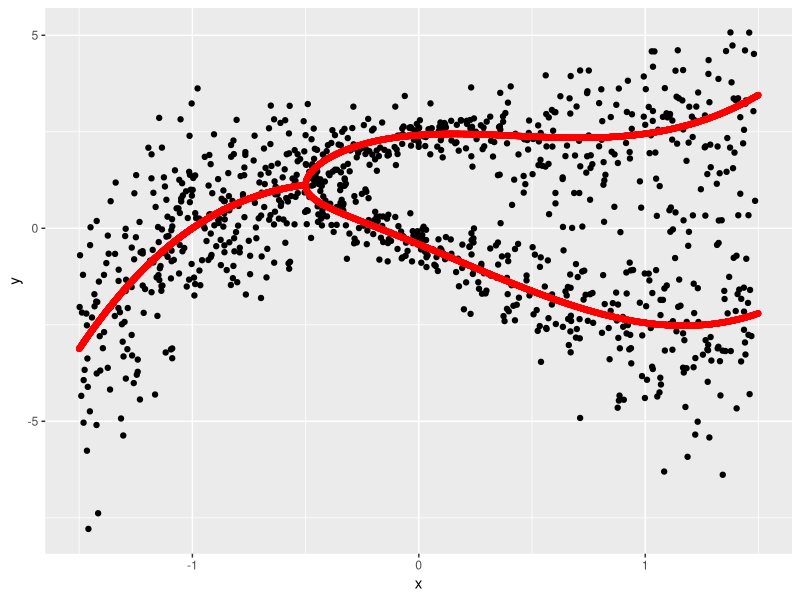
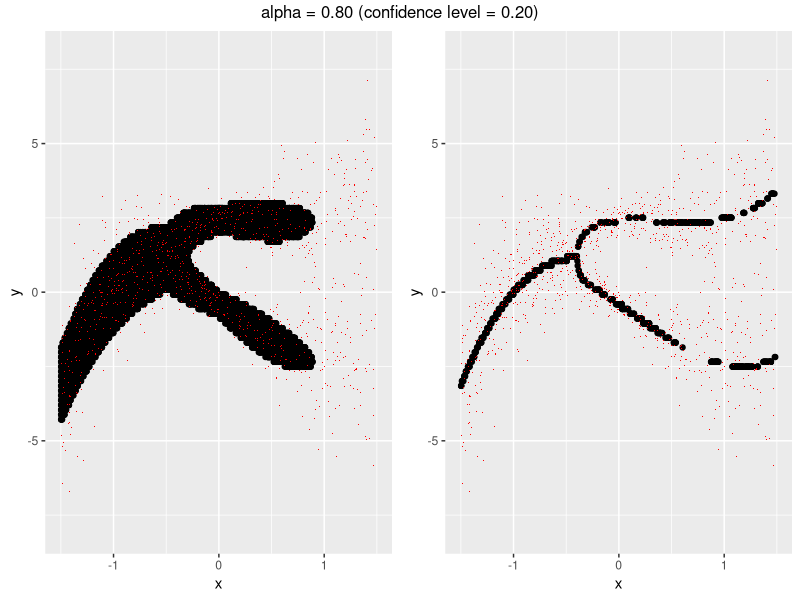
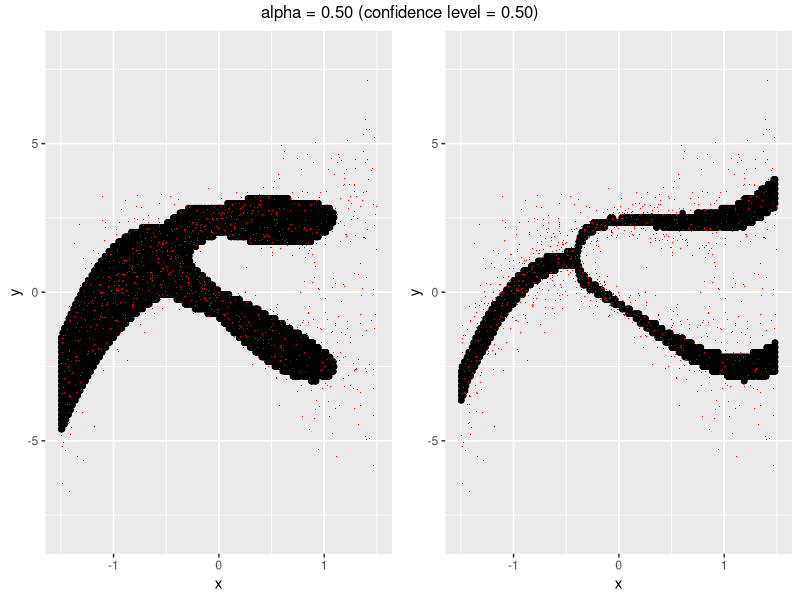
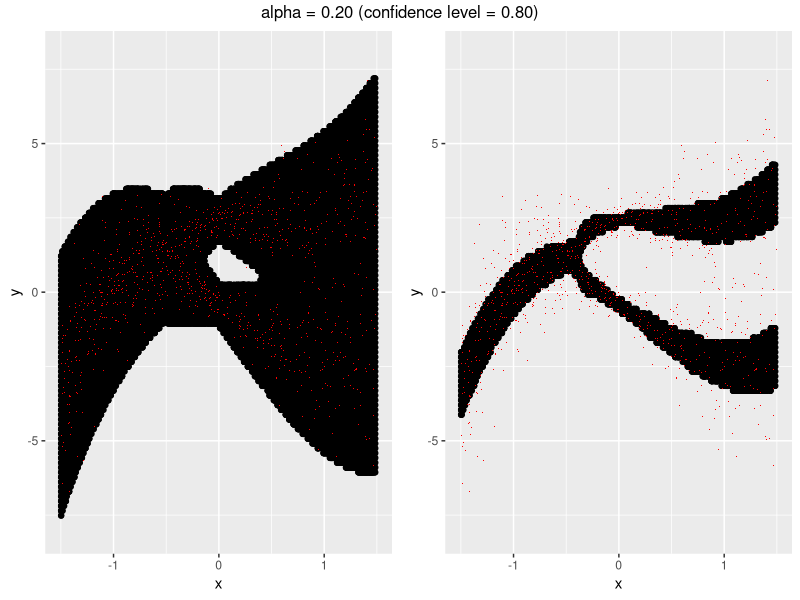
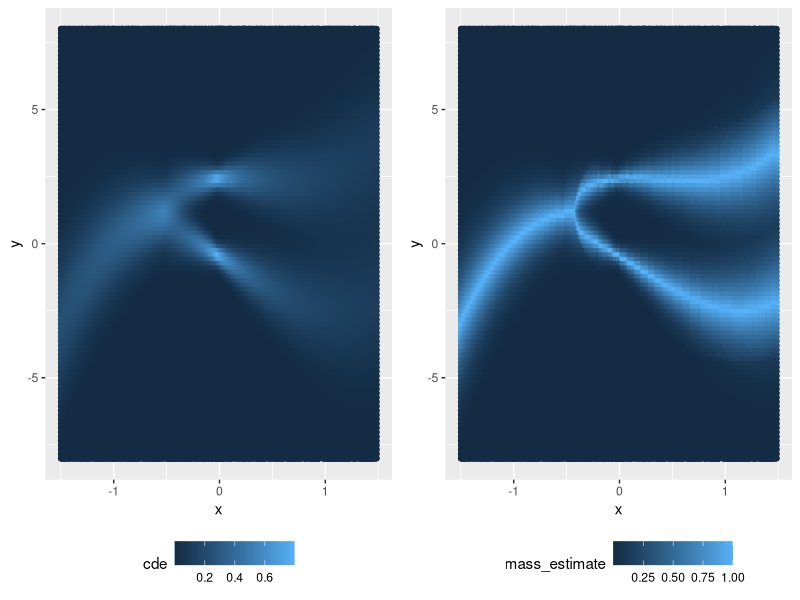

Reproduce these figures in R, in order.
## ---- chunk 1
knitr::opts_chunk$set(fig.heigh = 7, fig.width = 7)
## ---- chunk 2
library(tidyverse)
library(gridExtra)

## ---- chunk 3

inner_f <- function(x){
  return((x-1)^2*(x+1))
}

inner_g <- function(x){
  value <- 2*sqrt(ifelse(x >= -.5, 
                  x+.5, 0))
  return(value)
}
inner_mixture <- function(x, group){
  value <- ifelse(group == 1,
                  inner_f(x) - inner_g(x),
                  inner_f(x) + inner_g(x))
}
inner_sigma <- function(x){
  return(1/4 + abs(x))
}
lei_wasserman_data <- function(n = 1000, sigma_function = inner_sigma){
  x <- runif(n = n, min = -1.5, 1.5)
  group_id <- sample(c(1,2), replace = T, size = n)
  
  mu <- inner_mixture(x, group_id)
  sigma <- sigma_function(x)
  y <- rnorm(n = n,
             mean = mu, sd = sigma )
  
  return(data.frame(x = x, 
                    y = y))
  
}

inner_sigma_zero <- function(x){
  return(0.0001)
}


## ---- chunk 4
data <- lei_wasserman_data()
data_test <- lei_wasserman_data()


mean_lines <- lei_wasserman_data(10000, sigma_function = inner_sigma_zero)
## ---- chunk 5
data %>% 
  ggplot() +
  geom_point(aes(x = x , y = y)) +
  geom_point(data = mean_lines,
             aes(x =x , y =y), color = "red")
## ---- chunk 6

cde_lei_wassserman_funct <- function(x) {
  mu <- inner_mixture(rep(x,2), c(1,2))
  sigma <- inner_sigma(x)
  
  marginal_cde <- function(y) {
    1/2 * dnorm(y, mean = mu[1], sd = sigma) +
      1/2 * dnorm(y, mean = mu[2], sd = sigma)
  } 
  return(marginal_cde)
}


cde_on_grid <- function(x, range = c(-8,8), n = 100){
  y_range <- seq(range[1], range[2], 
                 length.out = n)
    
  df_out <- data.frame()
  for (idx in 1:length(x)) {
    inner_cde_values <- cde_lei_wassserman_funct(x[idx])(y_range)
    df_out <- rbind(df_out,
                    data.frame(x = x[idx],
                               y = y_range,
                               cde = inner_cde_values))
  }
  return(df_out)
}

discrete_cde_df <- cde_on_grid(sort(data$x))
#discrete_cde_df %>% head

## ---- chunk 7
#cde_vec <- discrete_cde_df %>% filter(x == discrete_cde_df$x[1]) %>% pull(cde)

inner_discrete_mass_cde <- function(cde_vec, delta_y = 16/99){
  ordering <- order(cde_vec,decreasing = F)
  mass_estimate <- cumsum(sort(cde_vec)) * delta_y
  mass_from_cde <- rep(NA, length(cde_vec))
  mass_from_cde[ordering] <- mass_estimate
  return(mass_from_cde)
}

# tests
if (FALSE) {
  cde_vec <- c(.11,.19,.09,.1,.3,.21)
  delta_y <- 1
  mass_expected <- c(.3,.49,.09,.19, 1,.7)
  mass <- inner_discrete_mass_cde(cde_vec, delta_y)
  testthat::expect_equal(mass, mass_expected)
  
  reorder <- sample(6)
  cde_vec2 <- cde_vec[reorder]
  mass_expected2 <-  mass_expected[reorder]
  mass2 <- inner_discrete_mass_cde(cde_vec2, delta_y)
  testthat::expect_equal(mass2, mass_expected2)

}
## ---- chunk 8

# making sure that we only have 1 observation with x value
discrete_cde_df %>% 
  group_by(x) %>%
  summarize(t = n()) %>% pull(t) %>% 
  unique() %>%
  length() %>% 
  testthat::expect_equal(., 1)

discrete_info_all <- discrete_cde_df %>% 
  group_by(x) %>% 
  nest() %>%
  mutate(data = purrr::map(data, function(df) {
    mass_inner <- inner_discrete_mass_cde(cde_vec = df$cde)
    df$mass_estimate <- mass_inner
    return(df)})) %>%
  unnest(data) 

#discrete_info_all %>% head
## ---- chunk 9
data_calibrate <- lei_wasserman_data(n = 200)

conformal_with_cde <- data_calibrate %>% 
  mutate(cde = cde_lei_wassserman_funct(x)(y),
         mass = purrr::pmap(list(cde, x), 
                            function(cde,x){
                              delta_y = 16/99
                              cde_grid <- cde_on_grid(x = x)$cde
                              mass_estimate <- sum(cde_grid[cde_grid >= cde]) * delta_y
                              return(mass_estimate)
                            })) %>%
  unnest(mass)


## ---- chunk 10
alpha <- .8
cde_cut <- quantile(conformal_with_cde$cde, alpha)
mass_cut <- quantile(conformal_with_cde$mass, alpha)

a <- discrete_info_all %>% 
  filter(cde >= cde_cut) %>%
  ggplot() +
  geom_point(aes(x = x, y = y)) +
  ylim(-8,8) +
  geom_point(data = data_test, aes(x = x , y = y), color = "red", shape = ".")
  
  

b <- discrete_info_all %>% 
  filter(mass_estimate >= mass_cut) %>%
  ggplot() +
  geom_point(aes(x = x, y = y)) +
  ylim(-8,8) +
  geom_point(data = data_test, aes(x = x , y = y), color = "red", shape = ".")

grid.arrange(a, b, nrow = 1, 
             top = sprintf("alpha = %.2f (confidence level = %.2f)", 
                           alpha, 1 - alpha))
## ---- chunk 11
alpha <- .5
cde_cut <- quantile(conformal_with_cde$cde, alpha)
mass_cut <- quantile(conformal_with_cde$mass, alpha)

a <- discrete_info_all %>% 
  filter(cde >= cde_cut) %>%
  ggplot() +
  geom_point(aes(x = x, y = y)) +
  ylim(-8,8) +
  geom_point(data = data_test, aes(x = x , y = y), color = "red", shape = ".")
  
  

b <- discrete_info_all %>% 
  filter(mass_estimate >= mass_cut) %>%
  ggplot() +
  geom_point(aes(x = x, y = y)) +
  ylim(-8,8) +
  geom_point(data = data_test, aes(x = x , y = y), color = "red", shape = ".")

grid.arrange(a, b, nrow = 1, 
             top = sprintf("alpha = %.2f (confidence level = %.2f)", 
                           alpha, 1 - alpha))
## ---- chunk 12

alpha = .2
cde_cut <- quantile(conformal_with_cde$cde, alpha)
mass_cut <- quantile(conformal_with_cde$mass, alpha)

a <- discrete_info_all %>% 
  filter(cde >= cde_cut) %>%
  ggplot() +
  geom_point(aes(x = x, y = y)) +
  ylim(-8,8) +
  geom_point(data = data_test, aes(x = x , y = y), 
             color = "red", shape = ".")
  
  

b <- discrete_info_all %>% 
  filter(mass_estimate >= mass_cut) %>%
  ggplot() +
  geom_point(aes(x = x, y = y)) +
  ylim(-8,8) +
  geom_point(data = data_test, aes(x = x , y = y), 
             color = "red", shape = ".")

grid.arrange(a, b, nrow = 1, 
             top = sprintf("alpha = %.2f (confidence level = %.2f)", 
                           alpha, 1 - alpha))
## ---- chunk 13
a2 <- discrete_info_all  %>%
  ggplot() +
  geom_point(aes(x = x, y = y, color = cde)) +
  theme(legend.position = "bottom")

b2 <- discrete_info_all  %>%
  ggplot() +
  geom_point(aes(x = x, y = y, color = mass_estimate)) +
  theme(legend.position = "bottom")

grid.arrange(a2, b2, nrow = 1)
